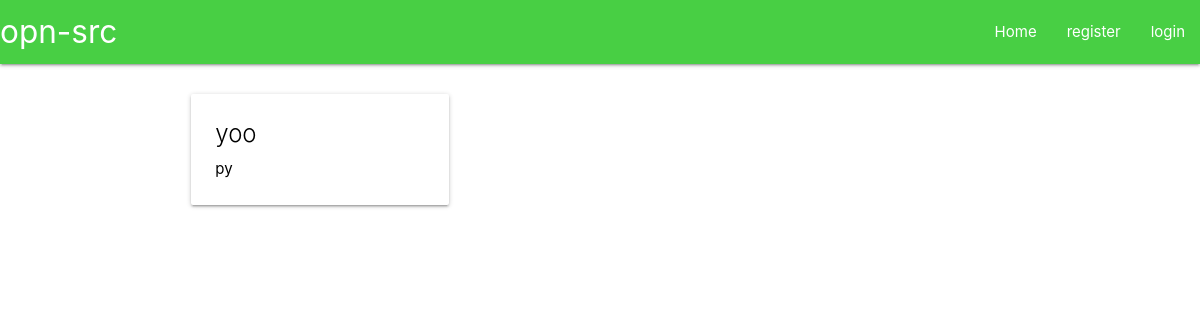
Before: / with the older database file.
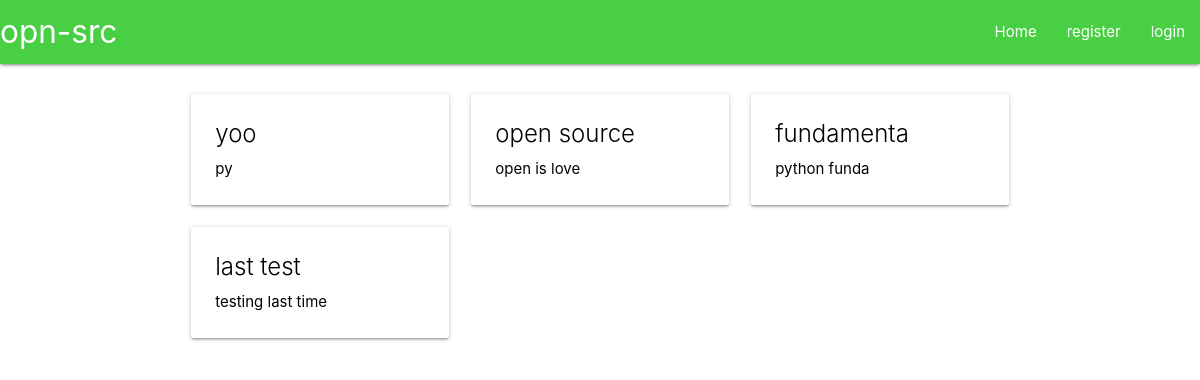
After: the same page with the newer database file.
### main/models.py (models this page shows, shortened)
class TutorialCategory(models.Model):
    tutorial_category = models.CharField(max_length=200)
    category_summary = models.CharField(max_length=200)
    category_slug = models.CharField(max_length=200, default=1)
    class Meta:
        verbose_name_plural = "Categories"

### main/views.py (the view)
# urls.py: path("", views.homepage, name="homepage"),
def homepage(request):
    return render(request=request,
        template_name="main/categories.html",
        context={"categories": TutorialCategory.objects.all})

### main/templates/main/categories.html
{% extends 'main/header.html' %}
{% block content %}
    <div class="row">
        {% for cat in categories %}
            <div class="col s12 m6 l4">
                <a href="{{cat.category_slug}}", style="color:#000">
                    <div class="card hoverable">
                        <div class="card-content">
                            <div class="card-title">{{cat.tutorial_category}}</div>
                            <p>{{cat.category_summary}}</p>
                        </div>
                    </div>
                </a>
            </div>
        {% endfor %}
    </div>
{% endblock %}

### main/templates/main/header.html (shortened to what this page needs)
<head>
    {% load static %}
    <link href="{% static 'main/css/materialize.css' %}" rel="stylesheet">
</head>
<body>
    {% include "main/includes/navbar.html" %}
<div class="container">
  <br>
  {% block content %}
  {% endblock %}
</div>
</body>

### main/templates/main/includes/navbar.html
<nav>
    <div class="nav-wrapper">
      <a href="#" class="brand-logo">opn-src</a>
      <ul id="nav-mobile" class="right hide-on-med-and-down">
        <li><a href="/">Home</a></li>
        {% if user.is_authenticated %}
          <li><a href="/account">{{user.username}}</a></li>
          <li><a href="/logout">logout</a></li>
        {% else %}
        <li><a href="/register">register</a></li>
        <li><a href="/login">login</a></li>
        {% endif %}
      </ul>
    </div>
  </nav>

Changed rows visible on the page:
added TutorialCategory: tutorial_category "open source", category_summary "open is love"
added TutorialCategory: tutorial_category "fundamenta", category_summary "python funda"
added TutorialCategory: tutorial_category "last test", category_summary "testing last time"
